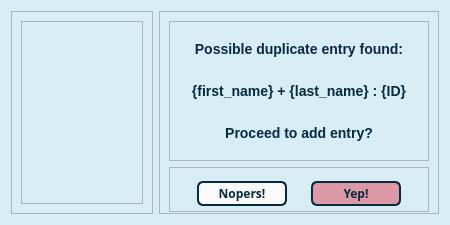
<?xml version="1.0" encoding="UTF-8"?>
<ui version="4.0">
 <class>Dialog</class>
 <widget class="QDialog" name="Dialog">
  <property name="geometry">
   <rect>
    <x>0</x>
    <y>0</y>
    <width>450</width>
    <height>225</height>
   </rect>
  </property>
  <property name="minimumSize">
   <size>
    <width>450</width>
    <height>225</height>
   </size>
  </property>
  <property name="maximumSize">
   <size>
    <width>450</width>
    <height>225</height>
   </size>
  </property>
  <property name="windowTitle">
   <string>Dialog</string>
  </property>
  <property name="styleSheet">
   <string notr="true">background-color: #D8EDF3;</string>
  </property>
  <layout class="QHBoxLayout" name="horizontalLayout_3">
   <item>
    <widget class="QFrame" name="frame_3">
     <property name="frameShape">
      <enum>QFrame::StyledPanel</enum>
     </property>
     <property name="frameShadow">
      <enum>QFrame::Raised</enum>
     </property>
     <layout class="QVBoxLayout" name="verticalLayout">
      <item>
       <widget class="QFrame" name="frame_2">
        <property name="frameShape">
         <enum>QFrame::StyledPanel</enum>
        </property>
        <property name="frameShadow">
         <enum>QFrame::Raised</enum>
        </property>
        <layout class="QHBoxLayout" name="horizontalLayout_2">
         <property name="topMargin">
          <number>0</number>
         </property>
         <item>
          <widget class="QLabel" name="label_2">
           <property name="minimumSize">
            <size>
             <width>100</width>
             <height>100</height>
            </size>
           </property>
           <property name="maximumSize">
            <size>
             <width>100</width>
             <height>100</height>
            </size>
           </property>
           <property name="text">
            <string/>
           </property>
           <property name="pixmap">
            <pixmap>HPAC IS/Staff.png</pixmap>
           </property>
           <property name="scaledContents">
            <bool>true</bool>
           </property>
          </widget>
         </item>
        </layout>
       </widget>
      </item>
     </layout>
    </widget>
   </item>
   <item>
    <widget class="QFrame" name="frame">
     <property name="minimumSize">
      <size>
       <width>280</width>
       <height>0</height>
      </size>
     </property>
     <property name="maximumSize">
      <size>
       <width>280</width>
       <height>16777215</height>
      </size>
     </property>
     <property name="frameShape">
      <enum>QFrame::StyledPanel</enum>
     </property>
     <property name="frameShadow">
      <enum>QFrame::Raised</enum>
     </property>
     <layout class="QVBoxLayout" name="verticalLayout_3">
      <property name="bottomMargin">
       <number>0</number>
      </property>
      <item>
       <widget class="QFrame" name="frame_4">
        <property name="minimumSize">
         <size>
          <width>260</width>
          <height>140</height>
         </size>
        </property>
        <property name="maximumSize">
         <size>
          <width>260</width>
          <height>140</height>
         </size>
        </property>
        <property name="frameShape">
         <enum>QFrame::StyledPanel</enum>
        </property>
        <property name="frameShadow">
         <enum>QFrame::Raised</enum>
        </property>
        <layout class="QVBoxLayout" name="verticalLayout_2">
         <item>
          <widget class="QLabel" name="first">
           <property name="styleSheet">
            <string notr="true">QLabel {
	font-family: &quot;Merriweather Sans&quot;;
	font: bold;
	font-size: 14px;
	color: #072A42;
}
</string>
           </property>
           <property name="text">
            <string>Possible duplicate entry found:</string>
           </property>
           <property name="alignment">
            <set>Qt::AlignCenter</set>
           </property>
           <property name="wordWrap">
            <bool>true</bool>
           </property>
          </widget>
         </item>
         <item>
          <widget class="QLabel" name="second">
           <property name="styleSheet">
            <string notr="true">QLabel {
	font-family: &quot;Merriweather Sans&quot;;
	font: bold;
	font-size: 14px;
	color: #072A42;
}
</string>
           </property>
           <property name="text">
            <string>{first_name} + {last_name} : {ID}</string>
           </property>
           <property name="alignment">
            <set>Qt::AlignCenter</set>
           </property>
           <property name="wordWrap">
            <bool>true</bool>
           </property>
          </widget>
         </item>
         <item>
          <widget class="QLabel" name="third">
           <property name="styleSheet">
            <string notr="true">QLabel {
	font-family: &quot;Merriweather Sans&quot;;
	font: bold;
	font-size: 14px;
	color: #072A42;
}
</string>
           </property>
           <property name="text">
            <string>Proceed to add entry?</string>
           </property>
           <property name="alignment">
            <set>Qt::AlignCenter</set>
           </property>
           <property name="wordWrap">
            <bool>true</bool>
           </property>
          </widget>
         </item>
        </layout>
       </widget>
      </item>
      <item>
       <widget class="QFrame" name="buttframe">
        <property name="minimumSize">
         <size>
          <width>240</width>
          <height>45</height>
         </size>
        </property>
        <property name="maximumSize">
         <size>
          <width>260</width>
          <height>45</height>
         </size>
        </property>
        <property name="frameShape">
         <enum>QFrame::StyledPanel</enum>
        </property>
        <property name="frameShadow">
         <enum>QFrame::Raised</enum>
        </property>
        <layout class="QHBoxLayout" name="horizontalLayout">
         <property name="bottomMargin">
          <number>0</number>
         </property>
         <item>
          <widget class="QPushButton" name="nobutt">
           <property name="minimumSize">
            <size>
             <width>90</width>
             <height>25</height>
            </size>
           </property>
           <property name="maximumSize">
            <size>
             <width>90</width>
             <height>25</height>
            </size>
           </property>
           <property name="styleSheet">
            <string notr="true">QPushButton {
	font: Merriweather Sans;
	font-size: 12px;
	font-weight: bold;
	color: #072A42;
	background-color: #fafafa;
	border: 2px solid #072A42;
	border-radius: 6px;
	padding: 3px;
	width: 80px;
	height: 15px;
			}

QPushButton:hover {
            background-color: #c1c8d4;  
        }
        QPushButton:pressed {
            background-color: #DD5C6D;
        }
</string>
           </property>
           <property name="text">
            <string>Nopers!</string>
           </property>
          </widget>
         </item>
         <item>
          <widget class="QPushButton" name="yesbutt">
           <property name="minimumSize">
            <size>
             <width>90</width>
             <height>25</height>
            </size>
           </property>
           <property name="maximumSize">
            <size>
             <width>90</width>
             <height>25</height>
            </size>
           </property>
           <property name="styleSheet">
            <string notr="true">QPushButton {
	font: Merriweather Sans;
	font-size: 12px;
	font-weight: bold;
	color: #072A42;
	background-color: #DA99A5;
	border: 2px solid #072A42;
	border-radius: 6px;
	padding: 3px;
	width: 80px;
	height: 15px;
			}

QPushButton:hover {
            background-color: #c1c8d4;  
        }
        QPushButton:pressed {
            background-color: #DD5C6D;
        }
</string>
           </property>
           <property name="text">
            <string>Yep!</string>
           </property>
          </widget>
         </item>
        </layout>
       </widget>
      </item>
     </layout>
    </widget>
   </item>
  </layout>
 </widget>
 <resources/>
 <connections/>
</ui>
